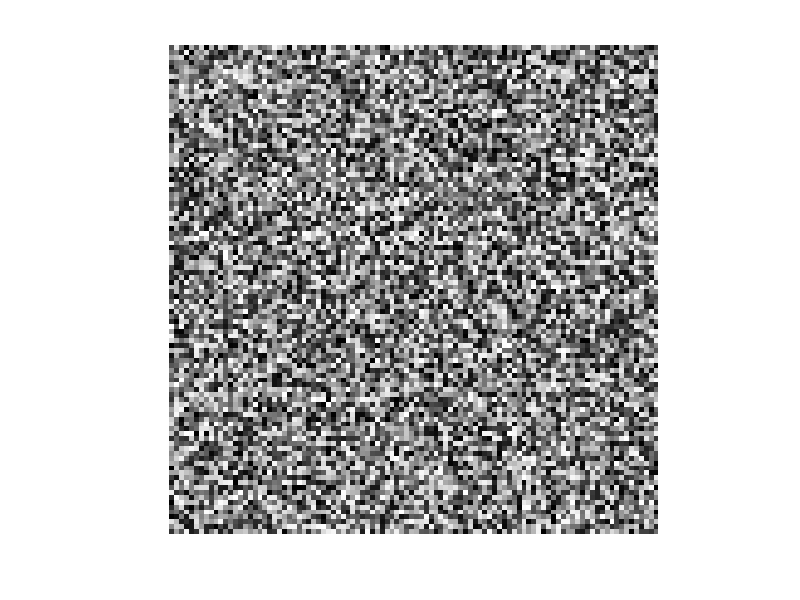

This chart was generated by the following MATLAB code:
array = randi([0, 255], 100, 100);
normalized_array = double(array) / 255.0;
imshow(normalized_array, 'Colormap', gray);